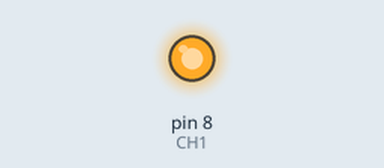
Simulated run of this sketch. Board: Arduino Uno, built with avr-gcc and run on an emulated ATmega328P. On the bench: output pins drawn as LEDs (lit = HIGH).

Above: at 3.5 s.
At 6.5 s:
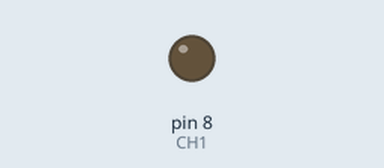
Timing chart, 0 to 9.8 s (numbered marks = the images above):
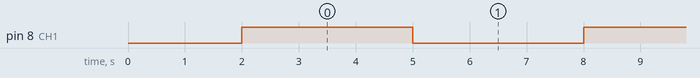

The sketch:

sketch_jun26a.ino
```cpp
/* ===============================================================
      Project: 4 Channel 5V Relay Module
       Author: Scott C
      Created: 7th Sept 2014
  Arduino IDE: 1.0.5
      Website: http://arduinobasics.blogspot.com.au
  Description: Explore the difference between NC and NO terminals.
================================================================== */

 /*
  Connect 5V on Arduino to VCC on Relay Module
  Connect GND on Arduino to GND on Relay Module
  Connect GND on Arduino to the Common Terminal (middle terminal) on Relay Module. */

 #define CH1 8   // Connect Digital Pin 8 on Arduino to CH1 on Relay Module

 void setup(){
   //Setup all the Arduino Pins
   pinMode(CH1, OUTPUT);


   //Turn OFF any power to the Relay channels
   digitalWrite(CH1,LOW);
   delay(2000); //Wait 2 seconds before starting sequence

 }

 void loop(){
   digitalWrite(CH1, HIGH);  //Green LED on, Yellow LED off
   delay(3000);
   digitalWrite(CH1, LOW);   //Yellow LED on, Green LED off
   delay(3000);
 }
```

Measured:
- by itself, pin 8 (CH1): alternates HIGH for 3.0 s and LOW for 3.0 s
